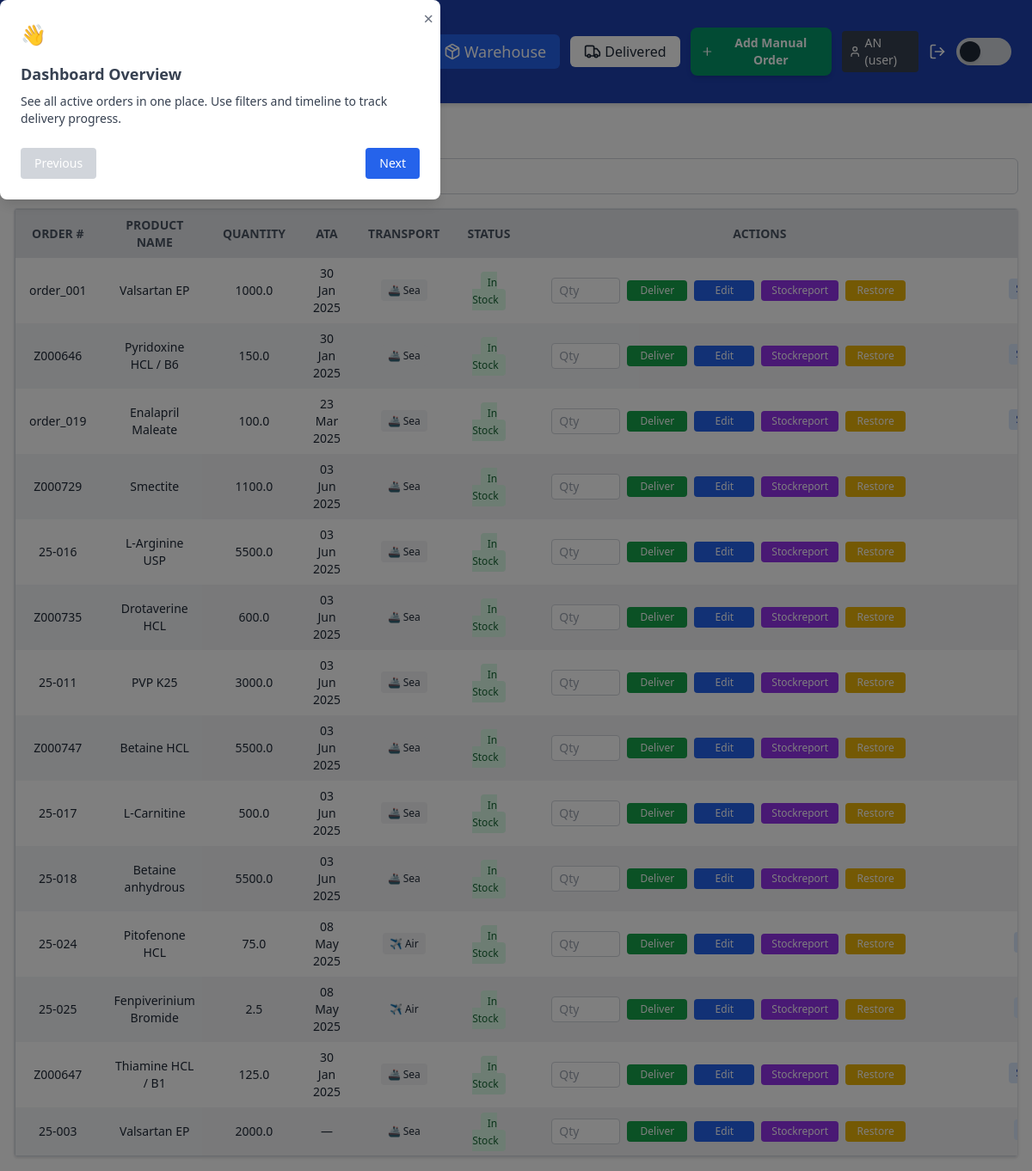
The app's page /warehouse (signed in) with its own data.
### app/models.py (models this page shows, shortened)
class User(db.Model):
    id = db.Column(db.Integer, primary_key=True)
    username = db.Column(db.String(100), unique=True, nullable=False)
    password_hash = db.Column(db.String(128))
    role = db.Column(db.String(50), default='user')

class WarehouseStock(db.Model):
    __tablename__ = 'warehouse_stock'  # ✅ Ensure FK consistency
    id = db.Column(db.Integer, primary_key=True)
    user_id = db.Column(db.Integer, db.ForeignKey('user.id'), nullable=False)
    order_number = db.Column(db.String(50), nullable=False)
    product_name = db.Column(db.String(100), nullable=False)
    quantity = db.Column(db.String(50), nullable=False)
    ata = db.Column(db.String(10), nullable=True)
    transit_status = db.Column(db.String(20), default='In Stock', nullable=False)
    notes = db.Column(db.String(120))
    transport = db.Column(db.String(20))
    is_manual = db.Column(db.Boolean, default=False)
    pod_filename = db.Column(db.String(120))
    warehouse_address = db.Column(db.String(255))
    client = db.Column(db.String(255))
    pos_no = db.Column(db.String(50))
    customer_ref = db.Column(db.String(50))

### app/routes/warehouse_routes.py (the view)
@warehouse_bp.route('/warehouse')
@login_required
def warehouse():
    if can_view_all(current_user.role):
        warehouse_items = WarehouseStock.query.order_by(WarehouseStock.ata.desc()).all()
    else:
        warehouse_items = WarehouseStock.query.filter_by(user_id=current_user.id).order_by(WarehouseStock.ata.desc()).all()
    reported_ids = {
        entry.related_order_id
        for entry in StockReportEntry.query.with_entities(StockReportEntry.related_order_id).distinct()
    }
    return render_template('warehouse.html', warehouse_items=warehouse_items, reported_ids=reported_ids)

### app/roles.py (called while the page is built)
def can_view_all(role):
    return ROLE_PERMISSIONS.get(role, {}).get('can_view_all', False)

### app/routes/__init__.py (called while the page is built)
def inject_globals():
    return dict(current_user=current_user, current_path=request.path)

### app/templates/warehouse.html (shortened to what this page needs)
<!DOCTYPE html>
<html lang="en">
<head>
    <script src="https://cdn.tailwindcss.com"></script>
</head>
<body class="flex flex-col h-screen bg-white text-gray-800 dark:bg-gray-900 dark:text-gray-100">
    {% include '_navbar.html' %}
    <main class="flex flex-col h-full overflow-hidden p-4">
        <h2 class="text-2xl font-bold mb-4">📦 Warehouse Stock</h2>
        <div class="mb-4">
            <input type="text" id="search-warehouse" placeholder="Search stock (product, order #, status)" class="w-full p-2 rounded-md border border-gray-300 focus:outline-none focus:ring-2 focus:ring-blue-400
                    bg-white dark:bg-gray-800 dark:border-gray-600 dark:text-gray-200">
        </div>
        <div class="orders-table-container overflow-auto h-full border rounded shadow w-full">
            <table id="warehouse-table"
                class="w-full table-auto bg-white dark:bg-gray-900 border border-gray-300 dark:border-gray-700 text-sm">
                <thead class="sticky top-0 z-10 bg-gray-200 dark:bg-gray-800">
                    <tr
                        class="bg-gray-200 dark:bg-gray-700 text-center text-xs sm:text-sm text-gray-600 dark:text-gray-300 uppercase">
                        <th class="px-4 py-2 cursor-pointer" data-sort="order_number">Order # </th>
                        <th class="px-4 py-2 cursor-pointer" data-sort="product_name">Product Name </th>
                        <th class="px-4 py-2 cursor-pointer" data-sort="quantity">Quantity </th>
                        <th class="px-4 py-2 cursor-pointer" data-sort="ata">ATA
                        </th>
                        <th class="px-4 py-2 cursor-pointer" data-sort="transport">Transport </th>
                        <th class="px-4 py-2">Status</th>
                        <th class="px-4 py-2">Actions</th>
                        <th class="px-4 py-2">Notes</th>
                    </tr>
                </thead>
                <tbody>
                    {% for item in warehouse_items %}
                    <tr
                        class="text-center even:bg-gray-100 dark:even:bg-gray-800 hover:bg-blue-50 dark:hover:bg-gray-700">
                        <td class="px-4 py-2">{{ item.order_number }}</td>
                        <td class="px-4 py-2">{{ item.product_name }}</td>
                        <td class="px-4 py-2">{{ item.quantity }}</td>
                        <td class="px-4 py-2">{{ item.ata | format_date if item.ata else '—' }}</td>
                        <td class="px-4 py-2 text-xs">
                            {% if item.transport == 'air' %}
                            <span class="bg-gray-100 text-gray-800 px-2 py-1 rounded">✈️ Air</span>
                            {% elif item.transport == 'sea' %}
                            <span class="bg-gray-100 text-gray-800 px-2 py-1 rounded">🚢 Sea</span>
                            {% elif item.transport == 'truck' %}
                            <span class="bg-gray-100 text-gray-800 px-2 py-1 rounded">🚚 Truck</span>
                            {% else %}
                            —
                            {% endif %}
                        </td>
                        <td class="px-4 py-2"><span class="bg-green-100 text-green-800 text-xs px-2 py-1 rounded">In
                                Stock</span>
                        </td>
                        <td class="px-4 py-2">
                            <div class="flex justify-end">
                                <div class="flex items-center gap-2 min-w-[500px] ml-4">
                                    <form method="POST"
                                        action="{{ url_for('warehouse.deliver_partial', item_id=item.id) }}"
                                        class="flex items-center gap-2">
                                        <input type="number" name="quantity" min="1" max="{{ item.quantity }}"
                                            placeholder="Qty"
                                            class="w-20 px-2 py-1 rounded text-sm bg-white text-black dark:bg-gray-800 dark:text-white border border-gray-300 dark:border-gray-600 focus:outline-none focus:ring-2 focus:ring-blue-500"
                                            required>
                                        <button type="submit"
                                            class="bg-green-600 hover:bg-green-700 text-white px-3 py-1 text-xs rounded min-w-[70px]">Deliver</button>
                                    </form>
                                    <a href="{{ url_for('warehouse.edit_warehouse', item_id=item.id) }}"
                                        class="bg-blue-600 hover:bg-blue-700 text-white px-3 py-1 text-xs rounded min-w-[70px] text-center">Edit</a>
                                    {% if item.id in reported_ids %}
                                    <button data-item-id="{{ item.id }}"
                                        class="open-stockreport-modal bg-purple-800 hover:bg-purple-900 text-white px-3 py-1 text-xs rounded">
                                        View Report
                                    </button>
                                    {% else %}
                                    <a href="{{ url_for('warehouse.stockreport_entry_form', item_id=item.id) }}"
                                        class="bg-purple-600 hover:bg-purple-700 text-white px-3 py-1 text-xs rounded">
                                        Stockreport
                                    </a>
                                    {% endif %}
                                    <form method="POST"
                                        action="{{ url_for('restore.restore_to_dashboard', item_id=item.id) }}"
                                        class="inline">
                                        <button type="submit"
                                            class="bg-yellow-500 hover:bg-yellow-600 text-white px-3 py-1 text-xs rounded min-w-[70px]">Restore</button>
                                    </form>
                                </div>
                            </div>
                        </td>
                        <td class="px-4 py-2">
                            {% if item.notes %}
                            <span title="{{ item.notes }}"
                                class="bg-blue-100 text-blue-800 text-xs px-2 py-1 rounded whitespace-nowrap max-w-[150px] overflow-hidden text-ellipsis inline-block">
                            </span>
                            {% else %}
                            —
                            {% endif %}
                        </td>
                    </tr>
                    {% endfor %}
                </tbody>
            </table>
        </div>
    </main>
</body>
</html>

### app/templates/_navbar.html (shortened to what this page needs)
<header
  class="sticky top-0 z-50 flex justify-between items-center px-4 sm:px-6 py-2 sm:py-3 bg-blue-800 text-white shadow-md">
  <div class="flex items-center space-x-3">
    <h1 class="text-base sm:text-2xl font-semibold">Supply Tracker Dashboard</h1>
    <a href="{{ url_for('onboarding.show_onboarding') }}"
      class="ml-4 px-3 py-1.5 bg-blue-600 text-white text-sm rounded hover:bg-blue-700 transition flex items-center gap-1">
    </a>
  </div>
  <div class="flex items-center space-x-2 sm:space-x-3">
    <a href="{{ url_for('dashboard.dashboard') }}" class="px-4 py-1.5 rounded-md font-medium transition-all duration-200 flex items-center gap-1
       {{ 'bg-yellow-500 text-white text-lg font-bold' if current_path.startswith(url_for('dashboard.dashboard')) else 'bg-white text-gray-800 dark:bg-gray-700 dark:text-white' }}
       hover:bg-opacity-80 hover:shadow-md">
    </a>
    <a href="{{ url_for('warehouse.warehouse') }}" class="px-4 py-1.5 rounded-md font-medium transition-all duration-200 flex items-center gap-1
       {{ 'bg-blue-600 text-white text-lg font-bold' if current_path.startswith(url_for('warehouse.warehouse')) else 'bg-white text-gray-800 dark:bg-gray-700 dark:text-white' }}
       hover:bg-opacity-80 hover:shadow-md">
      <i data-lucide="package" class="w-5 h-5"></i>
      Warehouse
    </a>
    <a href="{{ url_for('delivered.delivered') }}" class="px-4 py-1.5 rounded-md font-medium transition-all duration-200 flex items-center gap-1
       {{ 'bg-purple-600 text-white text-lg font-bold' if current_path.startswith(url_for('delivered.delivered')) else 'bg-white text-gray-800 dark:bg-gray-700 dark:text-white' }}
       hover:bg-opacity-80 hover:shadow-md">
      <i data-lucide="truck" class="w-5 h-5"></i>
      Delivered
    </a>
    {% if current_path.startswith(url_for('dashboard.dashboard')) %}
    <button
      class="w-[180px] flex items-center justify-center gap-2 px-3 py-2 bg-emerald-600 text-white text-sm font-semibold rounded-lg shadow-md hover:bg-emerald-700 transition toggle-form-btn"
      title="Add a new incoming order">
      <i data-lucide="plus" class="w-4 h-4"></i>
      Add New Order
    </button>
    {% elif current_path.startswith(url_for('warehouse.warehouse')) %}
    <button onclick="document.getElementById('manual-order-form').classList.toggle('hidden')"
      class="w-[180px] flex items-center justify-center gap-2 px-3 py-2 bg-emerald-600 text-white text-sm font-semibold rounded-lg shadow-md hover:bg-emerald-700 transition"
      title="Create a new manually stocked order">
      <i data-lucide="plus" class="w-4 h-4"></i>
      Add Manual Order
    </button>
    {% elif current_path.startswith(url_for('delivered.delivered')) %}
    <div class="w-[180px]"></div>
    {% endif %}
    <span class="ml-4 px-2 py-1 rounded bg-gray-700 text-white text-sm flex items-center gap-1">
      <i data-lucide="user" class="w-4 h-4"></i>
      {{ current_user.username }} ({{ current_user.role }})
    </span>
    <a href="{{ url_for('auth.logout') }}" title="Logout" class="text-white hover:text-red-400 ml-1">
      <i data-lucide="log-out" class="w-5 h-5"></i>
    </a>
    <button id="dark-mode-toggle"
      class="relative inline-flex items-center h-5 w-10 sm:h-8 sm:w-16 rounded-full transition-colors duration-300 focus:outline-none flex-shrink-0"
      aria-label="Toggle dark mode">
      <span id="dark-mode-track"
        class="absolute inset-0 h-5 w-10 sm:h-8 sm:w-16 rounded-full bg-gray-300 dark:bg-gray-700 transition-colors duration-300"></span>
      <span id="dark-mode-thumb"
        class="absolute left-1 top-1 h-3 w-3 sm:h-6 sm:w-6 rounded-full bg-gray-800 dark:bg-gray-100 transform transition-transform duration-300 shadow-md dark:shadow-white/50 dark:translate-x-5 sm:dark:translate-x-8"></span>
    </button>
  </div>
  <div id="tourModal" class="fixed inset-0 bg-black bg-opacity-50 hidden z-50 items-center justify-center">
    <div class="bg-white dark:bg-gray-800 p-6 rounded-lg max-w-lg w-full shadow-lg relative">
      <button id="closeTourBtn"
        class="absolute top-2 right-2 text-gray-500 hover:text-gray-800 dark:hover:text-white text-xl">&times;</button>
      <h2 class="text-2xl font-bold mb-4">👋 Welcome to Supply Tracker!</h2>
      <div id="tourStepContent" class="text-sm text-gray-700 dark:text-gray-300 space-y-2"></div>
      <div class="mt-6 flex justify-between">
        <button id="prevStepBtn" class="px-4 py-2 bg-gray-300 dark:bg-gray-700 rounded text-sm"
          disabled>Previous</button>
        <button id="nextStepBtn" class="px-4 py-2 bg-blue-600 text-white rounded text-sm">Next</button>
      </div>
    </div>
  </div>
</header>

### records on screen
User: username "AN", role "user"
WarehouseStock: order_number "order_001", product_name "Valsartan EP", quantity "1000.0", ata "30 Jan 2025", transport "🚢 Sea"
WarehouseStock: order_number "Z000646", product_name "Pyridoxine HCL / B6", quantity "150.0", ata "30 Jan 2025", transport "🚢 Sea"
WarehouseStock: order_number "order_019", product_name "Enalapril Maleate", quantity "100.0", ata "23 Mar 2025", transport "🚢 Sea"
WarehouseStock: order_number "Z000729", product_name "Smectite", quantity "1100.0", ata "03 Jun 2025", transport "🚢 Sea"
WarehouseStock: order_number "25-016", product_name "L-Arginine USP", quantity "5500.0", ata "03 Jun 2025", transport "🚢 Sea"
WarehouseStock: order_number "Z000735", product_name "Drotaverine HCL", quantity "600.0", ata "03 Jun 2025", transport "🚢 Sea"
WarehouseStock: order_number "25-011", product_name "PVP K25", quantity "3000.0", ata "03 Jun 2025", transport "🚢 Sea"
WarehouseStock: order_number "Z000747", product_name "Betaine HCL", quantity "5500.0", ata "03 Jun 2025", transport "🚢 Sea"
WarehouseStock: order_number "25-017", product_name "L-Carnitine", quantity "500.0", ata "03 Jun 2025", transport "🚢 Sea"
WarehouseStock: order_number "25-018", product_name "Betaine anhydrous", quantity "5500.0", ata "03 Jun 2025", transport "🚢 Sea"
WarehouseStock: order_number "25-024", product_name "Pitofenone HCL", quantity "75.0", ata "08 May 2025", transport "✈️ Air"
WarehouseStock: order_number "25-025", product_name "Fenpiverinium Bromide", quantity "2.5", ata "08 May 2025", transport "✈️ Air"
WarehouseStock: order_number "Z000647", product_name "Thiamine HCL / B1", quantity "125.0", ata "30 Jan 2025", transport "🚢 Sea"
WarehouseStock: order_number "25-003", product_name "Valsartan EP", quantity "2000.0", ata "—", transport "🚢 Sea"
